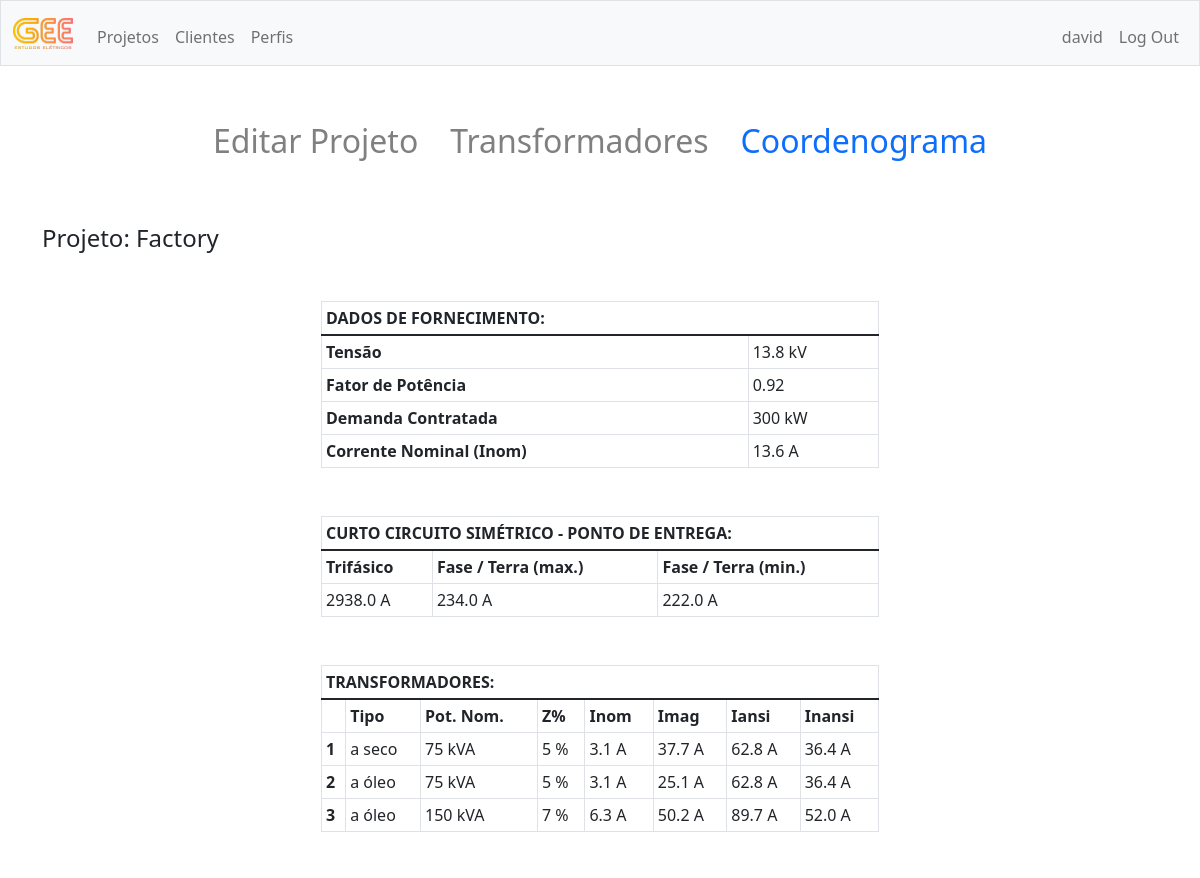
The page /diagram?id=70 (signed in, upper part) on the database as committed earlier.
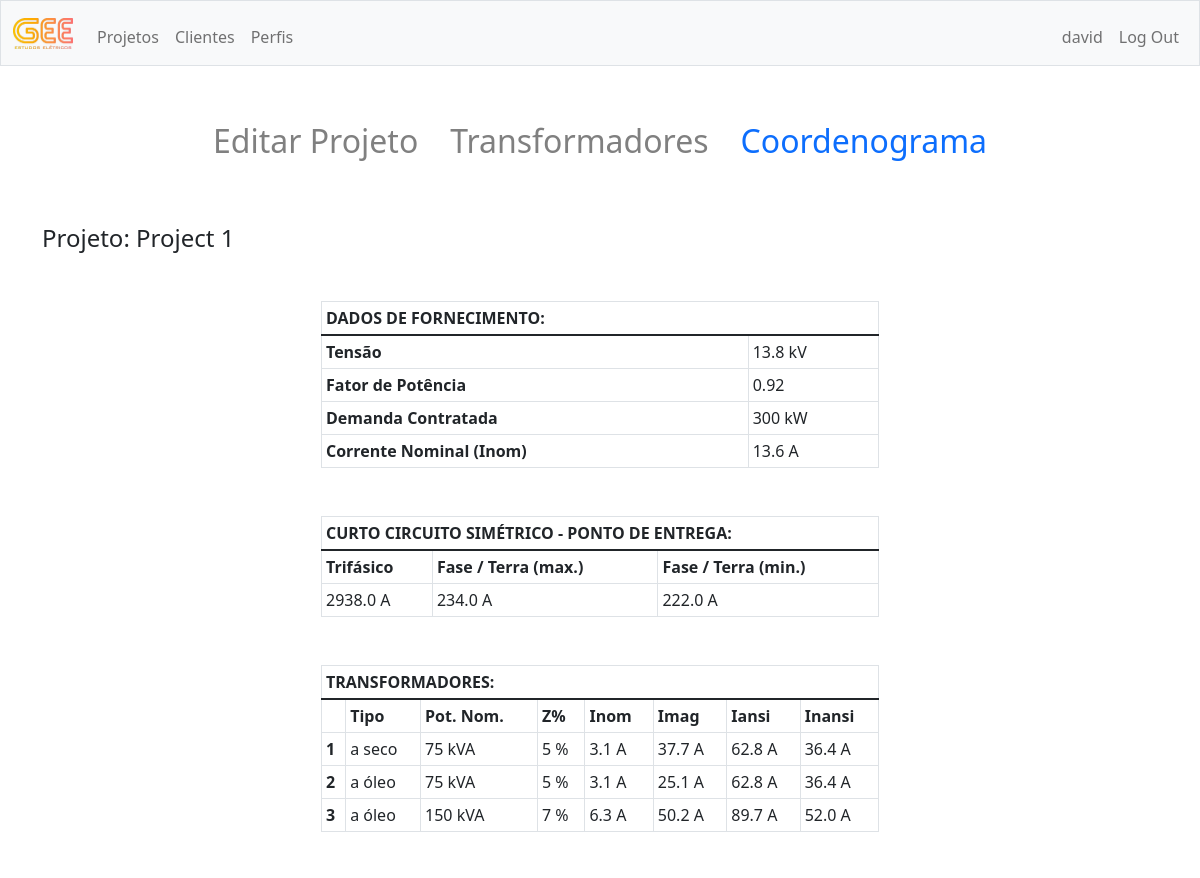
The same page on the database as committed later.
### tables this page shows
CREATE TABLE projects (
id INTEGER PRIMARY KEY AUTOINCREMENT NOT NULL,
user_id INTEGER,
createddate TEXT,
modifieddate TEXT,
name TEXT,
customer_id NUMERIC,
profile_id NUMERIC,
tri_sc NUMERIC,
    bi_sc NUMERIC,
    lg_sc_max NUMERIC,
lg_sc_min NUMERIC,
voltage NUMERIC,
demand NUMERIC,
pf NUMERIC);

### app.py (the view)
@app.route("/diagram")
@login_required
def diagram():
    id = request.args.get("id")
    projectData = db.execute("SELECT id, name, profile_id, tri_sc, bi_sc, lg_sc_max, lg_sc_min, voltage, demand, pf FROM projects WHERE id = ? AND user_id = ?", id, session["user_id"])[0]
    profile_id = projectData["profile_id"]
    if not profile_id:
        flash("Deve fornecer um perfil", 'alert-danger')
        return redirect("project?id=" + id + "&go=project")
    profileData = db.execute("SELECT threshold_factor, n_factor_threshold, max_n_threshold, inansi_factor, iansi_time, mag_oil_factor, mag_dry_factor, trip_factor, n_trip_factor, delay_50 FROM profiles WHERE id = ? AND user_id = ?", profile_id, session["user_id"])[0]
    transformersData = db.execute("SELECT id, power_kva, impedance, type FROM transformers WHERE project_id = ?", id)
    if len(transformersData) == 0:
        flash("Deve fornecer pelo menos 1 transformador", 'alert-danger')
        return redirect("project?id=" + id + "&go=transformers")
    diagramInfo = {}
    diagramInfo = projectData
    diagramInfo.update(profileData)
    transformersInfo = transformersData
    for transformer in transformersInfo:
        transformer["in"] = transformer["power_kva"] / ( diagramInfo["voltage"] * sqrt(3) )
        transformer["iansi"] = ( transformer["in"] * 100 ) / transformer["impedance"]
        transformer["inansi"] = transformer["iansi"] * diagramInfo["inansi_factor"]
        if transformer["type"] == 1:
            transformer["im"] = diagramInfo["mag_dry_factor"] * transformer["in"]
        elif transformer["type"] == 2:
            transformer["im"] = diagramInfo["mag_oil_factor"] * transformer["in"]
    diagramInfo["inom"] = diagramInfo["demand"] / ( diagramInfo["voltage"] * sqrt(3) * diagramInfo["pf"])
    diagramInfo["i_th"] = diagramInfo["inom"] * diagramInfo["threshold_factor"]
    diagramInfo["i_th_n"] = diagramInfo["i_th"] * diagramInfo["n_factor_threshold"]
    bigger_im = 0
    tr_id = 0
    for transformer in transformersInfo:
        if transformer["im"] > bigger_im:
            bigger_im = transformer["im"]
            tr_id = transformer["id"]
    sum_in = 0
    for transformer in transformersInfo:
        if transformer["id"] != tr_id:
            sum_in += transformer["in"]
    diagramInfo["inrush"] = bigger_im + sum_in
    diagramInfo["i_trip"] = diagramInfo["inrush"] * diagramInfo["trip_factor"]
    diagramInfo["i_trip_n"] = diagramInfo["i_trip"] * diagramInfo["n_trip_factor"]
    diagramInfo["time_dial"] = ( ( ( ( diagramInfo["inrush"] / diagramInfo["i_th"] ) ** 2 ) - 1 ) / 80 ) * ( 0.1 + diagramInfo["delay_50"] )
    k = 80
    alpha = 2
    steps_qty = 300
    step = (diagramInfo["i_trip"] - diagramInfo["i_th"]) / steps_qty
    current = diagramInfo["i_th"] + step
    phase_50_51_curve = []
    while current < diagramInfo["i_trip"]:
        phase_50_51_curve.append( {"x": current, 'y': ( ( k * diagramInfo["time_dial"] ) / ( ( ( current / diagramInfo["i_th"] ) ** alpha ) - 1 ) )} )
        current = phase_50_51_curve[-1]['x'] + step
    phase_50_51_curve[-1]["y"] = 0.01
    step = (diagramInfo["i_trip_n"] - diagramInfo["i_th_n"]) / steps_qty
    current = diagramInfo["i_th_n"] + step
    neutral_50_51_curve = []
    while current < diagramInfo["i_trip_n"]:
        neutral_50_51_curve.append( {"x": current, 'y': ( ( k * diagramInfo["time_dial"] ) / ( ( ( current / diagramInfo["i_th_n"] ) ** alpha ) - 1 ) )} )
        current = neutral_50_51_curve[-1]['x'] + step
    neutral_50_51_curve[-1]["y"] = 0.01
    return render_template("diagram.html", diagramInfo=diagramInfo, transformersInfo=transformersInfo, phase_50_51_curve=phase_50_51_curve, neutral_50_51_curve=neutral_50_51_curve)

### app.py (called while the page is built)
def login_required(f):
    @wraps(f)
    def decorated_function(*args, **kwargs):
        if session.get("user_id") is None:
            return redirect("/login")
        return f(*args, **kwargs)
    return decorated_function

@app.after_request
def after_request(response):
    response.headers["Cache-Control"] = "no-cache, no-store, must-revalidate"
    response.headers["Expires"] = 0
    response.headers["Pragma"] = "no-cache"
    return response

### templates/diagram.html (shortened to what this page needs)
{% extends "layout.html" %}
{%block main %}
<ul class="nav justify-content-center">
  <li>
    <a class="nav-link" id="itemNavShowProject" style="color: gray" href="/project?id={{ diagramInfo.id }}&go=project">
      <h2>Editar Projeto</h2>
    </a>
  </li>
  <li>
    <a class="nav-link" id="itemNavShowTransformer" style="color: gray"
      href="/project?id={{ diagramInfo.id }}&go=transformers">
      <h2>Transformadores</h2>
    </a>
  </li>
  <li>
    <a class="nav-link" id="itemNavShowDiagram" style="color: #0d6efd" href="#">
      <h2>Coordenograma</h2>
    </a>
  </li>
</ul>
<div class="container mb-3">
  <div class="mt-5">
    <h4>Projeto: {{ diagramInfo.name }}</h4>
  </div>
  <table class="mt-5 table table-sm table-bordered container w-50">
    <thead>
      <tr>
        <th colspan="2">DADOS DE FORNECIMENTO:</th>
      </tr>
    </thead>
    <tbody>
      <tr>
        <th>Tensão</th>
        <td>{{ diagramInfo.voltage }} kV</td>
      </tr>
      <tr>
        <th>Fator de Potência</th>
        <td>{{ diagramInfo.pf }}</td>
      </tr>
      <tr>
        <th>Demanda Contratada</th>
        <td>{{ diagramInfo.demand }} kW</td>
      </tr>
      <tr>
        <th>Corrente Nominal (Inom)</th>
        <td>{{ '%0.1f'|format(diagramInfo.inom) }} A</td>
      </tr>
    </tbody>
  </table>
  <table class="mt-5 table table-sm table-bordered container w-50">
    <thead>
      <tr>
        <th colspan="3">CURTO CIRCUITO SIMÉTRICO - PONTO DE ENTREGA:</th>
      </tr>
    </thead>
    <tbody>
      <tr>
        <th>Trifásico</th>
        <th>Fase / Terra (max.)</th>
        <th>Fase / Terra (min.)</th>
      </tr>
      <tr>
        <td>{{ '%0.1f'|format(diagramInfo.tri_sc) }} A</td>
        <td>{{ '%0.1f'|format(diagramInfo.lg_sc_max) }} A</td>
        <td>{{ '%0.1f'|format(diagramInfo.lg_sc_min) }} A</td>
      </tr>
    </tbody>
  </table>
  <table class="mt-5 table table-sm table-bordered container w-50">
    <thead>
      <tr>
        <th colspan="9">TRANSFORMADORES:</th>
      </tr>
    </thead>
    <tbody>
      <tr>
        <th></th>
        <th>Tipo</th>
        <th>Pot. Nom.</th>
        <th>Z%</th>
        <th>Inom</th>
        <th>Imag</th>
        <th>Iansi</th>
        <th>Inansi</th>
      </tr>
      {% set ns = namespace(i = 0) %} {% for transformer in transformersInfo %}
      {% set ns.i = ns.i + 1 %}
      <tr>
        <th>{{ ns.i }}</th>
        <td>
          {% if transformer.type == 1 %} a seco {% elif transformer.type == 2 %}
          a óleo {% endif %}
        </td>
        <td>{{ transformer.power_kva }} kVA</td>
        <td>{{ transformer.impedance }} %</td>
        <td>{{'%0.1f'|format(transformer.in)}} A</td>
        <td>{{'%0.1f'|format(transformer.im)}} A</td>
        <td>{{'%0.1f'|format(transformer.iansi)}} A</td>
        <td>{{'%0.1f'|format(transformer.inansi)}} A</td>
      </tr>
      {% endfor %}
    </tbody>
  </table>
        },{     {% set ns0 = namespace(i = 1) %}
        },{     {% set ns0.i = ns0.i + 1 %}
        },{     {% set ns0.i = ns0.i + 1 %}
        },{     {% set ns0.i = ns0.i + 1 %}
        },{     {% set ns0.i = ns0.i + 1 %}
        },{     {% set ns0.i = ns0.i + 1 %}
        },{     {% set ns0.i = ns0.i + 1 %}
        {% set ns = namespace(tr_n = 0) %}
</div>
{% endblock %}

Rows that differ between the two databases and show on the page:
changed projects: name "Factory" → "Project 1"
